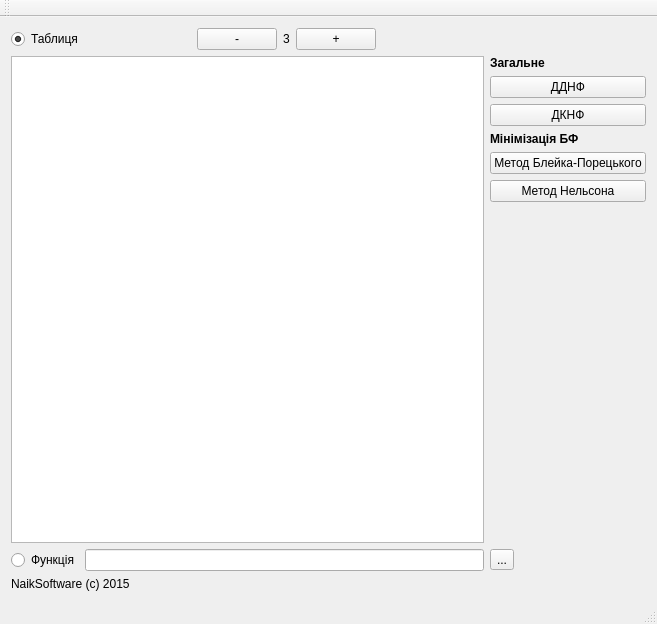
<?xml version="1.0" encoding="UTF-8"?>
<ui version="4.0">
 <class>MainWindow</class>
 <widget class="QMainWindow" name="MainWindow">
  <property name="geometry">
   <rect>
    <x>0</x>
    <y>0</y>
    <width>657</width>
    <height>624</height>
   </rect>
  </property>
  <property name="windowTitle">
   <string>LogicCalc</string>
  </property>
  <widget class="QWidget" name="centralWidget">
   <layout class="QGridLayout" name="gridLayout_2">
    <item row="6" column="2" colspan="3">
     <layout class="QVBoxLayout" name="verticalLayout">
      <item>
       <widget class="QLabel" name="label_3">
        <property name="font">
         <font>
          <weight>75</weight>
          <bold>true</bold>
         </font>
        </property>
        <property name="text">
         <string>Загальне</string>
        </property>
       </widget>
      </item>
      <item>
       <widget class="QPushButton" name="btn_DDNF">
        <property name="text">
         <string>ДДНФ</string>
        </property>
       </widget>
      </item>
      <item>
       <widget class="QPushButton" name="btn_DKNF">
        <property name="text">
         <string>ДКНФ</string>
        </property>
       </widget>
      </item>
      <item>
       <widget class="QLabel" name="label_2">
        <property name="font">
         <font>
          <weight>75</weight>
          <bold>true</bold>
         </font>
        </property>
        <property name="text">
         <string>Мінімізація БФ</string>
        </property>
       </widget>
      </item>
      <item>
       <widget class="QPushButton" name="btn_BlakePor">
        <property name="text">
         <string>Метод Блейка-Порецького</string>
        </property>
       </widget>
      </item>
      <item>
       <widget class="QPushButton" name="btn_Nelson">
        <property name="text">
         <string>Метод Нельсона</string>
        </property>
       </widget>
      </item>
      <item>
       <spacer name="verticalSpacer">
        <property name="orientation">
         <enum>Qt::Vertical</enum>
        </property>
        <property name="sizeHint" stdset="0">
         <size>
          <width>20</width>
          <height>40</height>
         </size>
        </property>
       </spacer>
      </item>
     </layout>
    </item>
    <item row="0" column="0" rowspan="2">
     <layout class="QHBoxLayout" name="horizontalLayout">
      <item>
       <widget class="QRadioButton" name="radioButton_table">
        <property name="text">
         <string>Таблиця</string>
        </property>
        <property name="checked">
         <bool>true</bool>
        </property>
       </widget>
      </item>
      <item>
       <spacer name="horizontalSpacer_2">
        <property name="orientation">
         <enum>Qt::Horizontal</enum>
        </property>
        <property name="sizeHint" stdset="0">
         <size>
          <width>40</width>
          <height>20</height>
         </size>
        </property>
       </spacer>
      </item>
      <item>
       <widget class="QPushButton" name="btnMinus">
        <property name="text">
         <string>-</string>
        </property>
       </widget>
      </item>
      <item>
       <widget class="QLabel" name="labelSize">
        <property name="text">
         <string>3</string>
        </property>
       </widget>
      </item>
      <item>
       <widget class="QPushButton" name="btnPlus">
        <property name="text">
         <string>+</string>
        </property>
       </widget>
      </item>
      <item>
       <spacer name="horizontalSpacer">
        <property name="orientation">
         <enum>Qt::Horizontal</enum>
        </property>
        <property name="sizeHint" stdset="0">
         <size>
          <width>40</width>
          <height>20</height>
         </size>
        </property>
       </spacer>
      </item>
     </layout>
    </item>
    <item row="9" column="0">
     <widget class="QLabel" name="label">
      <property name="text">
       <string>NaikSoftware (c) 2015</string>
      </property>
     </widget>
    </item>
    <item row="7" column="0">
     <layout class="QHBoxLayout" name="horizontalLayout_2">
      <item>
       <widget class="QRadioButton" name="radioButton_func">
        <property name="text">
         <string>Функція</string>
        </property>
       </widget>
      </item>
      <item>
       <widget class="QLineEdit" name="lineEdit"/>
      </item>
     </layout>
    </item>
    <item row="7" column="2">
     <widget class="QToolButton" name="toolButton">
      <property name="text">
       <string>...</string>
      </property>
      <property name="icon">
       <iconset resource="res.qrc">
        <normaloff>:/res/img/help.png</normaloff>:/res/img/help.png</iconset>
      </property>
     </widget>
    </item>
    <item row="6" column="0">
     <widget class="QTableWidget" name="tableWidget"/>
    </item>
   </layout>
  </widget>
  <widget class="QMenuBar" name="menuBar">
   <property name="geometry">
    <rect>
     <x>0</x>
     <y>0</y>
     <width>657</width>
     <height>27</height>
    </rect>
   </property>
  </widget>
  <widget class="QToolBar" name="mainToolBar">
   <attribute name="toolBarArea">
    <enum>TopToolBarArea</enum>
   </attribute>
   <attribute name="toolBarBreak">
    <bool>false</bool>
   </attribute>
  </widget>
  <widget class="QStatusBar" name="statusBar"/>
 </widget>
 <layoutdefault spacing="6" margin="11"/>
 <resources>
  <include location="res.qrc"/>
 </resources>
 <connections/>
</ui>
